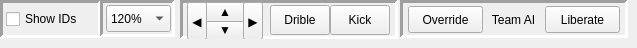
         <widget class="QWidget" name="tab_robots">
          <attribute name="title">
           <string>Robots</string>
          </attribute>
          <widget class="QFrame" name="frame_10">
           <property name="geometry">
            <rect>
             <x>400</x>
             <y>0</y>
             <width>228</width>
             <height>38</height>
            </rect>
           </property>
           <property name="frameShape">
            <enum>QFrame::Panel</enum>
           </property>
           <property name="frameShadow">
            <enum>QFrame::Sunken</enum>
           </property>
           <property name="lineWidth">
            <number>3</number>
           </property>
           <widget class="QPushButton" name="btn_override_none">
            <property name="geometry">
             <rect>
              <x>145</x>
              <y>6</y>
              <width>75</width>
              <height>27</height>
             </rect>
            </property>
            <property name="maximumSize">
             <size>
              <width>75</width>
              <height>16777215</height>
             </size>
            </property>
            <property name="focusPolicy">
             <enum>Qt::NoFocus</enum>
            </property>
            <property name="toolTip">
             <string>(Hotkey: Alt+O)  Disables manual control override on entire team</string>
            </property>
            <property name="text">
             <string>Liberate</string>
            </property>
           </widget>
           <widget class="QPushButton" name="btn_override_all">
            <property name="geometry">
             <rect>
              <x>8</x>
              <y>6</y>
              <width>75</width>
              <height>27</height>
             </rect>
            </property>
            <property name="maximumSize">
             <size>
              <width>75</width>
              <height>16777215</height>
             </size>
            </property>
            <property name="focusPolicy">
             <enum>Qt::NoFocus</enum>
            </property>
            <property name="toolTip">
             <string>(Hotkey: Ctrl+O)  Enables manual control override on entire team</string>
            </property>
            <property name="text">
             <string>Override</string>
            </property>
           </widget>
           <widget class="QLabel" name="label_6">
            <property name="geometry">
             <rect>
              <x>86</x>
              <y>11</y>
              <width>55</width>
              <height>17</height>
             </rect>
            </property>
            <property name="maximumSize">
             <size>
              <width>56</width>
              <height>500</height>
             </size>
            </property>
            <property name="text">
             <string>Team AI</string>
            </property>
            <property name="alignment">
             <set>Qt::AlignCenter</set>
            </property>
           </widget>
          </widget>
          <widget class="QFrame" name="frame_11">
           <property name="geometry">
            <rect>
             <x>180</x>
             <y>0</y>
             <width>218</width>
             <height>39</height>
            </rect>
           </property>
           <property name="frameShape">
            <enum>QFrame::Panel</enum>
           </property>
           <property name="frameShadow">
            <enum>QFrame::Sunken</enum>
           </property>
           <property name="lineWidth">
            <number>3</number>
           </property>
           <widget class="QPushButton" name="btn_botKick">
            <property name="geometry">
             <rect>
              <x>150</x>
              <y>5</y>
              <width>60</width>
              <height>30</height>
             </rect>
            </property>
            <property name="focusPolicy">
             <enum>Qt::NoFocus</enum>
            </property>
            <property name="toolTip">
             <string>(Hotkey: SPACEBAR) Kick with selected robot</string>
            </property>
            <property name="text">
             <string>Kick</string>
            </property>
           </widget>
           <widget class="QToolButton" name="btn_botReverse">
            <property name="geometry">
             <rect>
              <x>25</x>
              <y>20</y>
              <width>40</width>
              <height>20</height>
             </rect>
            </property>
            <property name="focusPolicy">
             <enum>Qt::NoFocus</enum>
            </property>
            <property name="toolTip">
             <string>(Hotkey: S) Move selected robot backward</string>
            </property>
            <property name="text">
             <string>▼</string>
            </property>
           </widget>
           <widget class="QPushButton" name="btn_botDrible">
            <property name="geometry">
             <rect>
              <x>90</x>
              <y>5</y>
              <width>60</width>
              <height>30</height>
             </rect>
            </property>
            <property name="focusPolicy">
             <enum>Qt::NoFocus</enum>
            </property>
            <property name="toolTip">
             <string>(Hotkey: J) Drible with selected robot</string>
            </property>
            <property name="text">
             <string>Drible</string>
            </property>
           </widget>
           <widget class="QToolButton" name="btn_botForward">
            <property name="geometry">
             <rect>
              <x>25</x>
              <y>2</y>
              <width>40</width>
              <height>20</height>
             </rect>
            </property>
            <property name="font">
             <font>
              <weight>50</weight>
              <bold>false</bold>
             </font>
            </property>
            <property name="focusPolicy">
             <enum>Qt::NoFocus</enum>
            </property>
            <property name="toolTip">
             <string>(Hotkey: W) Move selected robot forward</string>
            </property>
            <property name="text">
             <string>▲</string>
            </property>
           </widget>
           <widget class="QToolButton" name="btn_botTurnLeft">
            <property name="geometry">
             <rect>
              <x>7</x>
              <y>2</y>
              <width>20</width>
              <height>38</height>
             </rect>
            </property>
            <property name="focusPolicy">
             <enum>Qt::NoFocus</enum>
            </property>
            <property name="toolTip">
             <string>(Hotkey: A) Turn selected robot left</string>
            </property>
            <property name="text">
             <string>◀</string>
            </property>
           </widget>
           <widget class="QToolButton" name="btn_botTurnRight">
            <property name="geometry">
             <rect>
              <x>63</x>
              <y>2</y>
              <width>20</width>
              <height>38</height>
             </rect>
            </property>
            <property name="focusPolicy">
             <enum>Qt::NoFocus</enum>
            </property>
            <property name="toolTip">
             <string>(Hotkey: D) Turn selected robot right</string>
            </property>
            <property name="text">
             <string>▶</string>
            </property>
           </widget>
          </widget>
          <widget class="QFrame" name="frame_12">
           <property name="geometry">
            <rect>
             <x>0</x>
             <y>0</y>
             <width>101</width>
             <height>38</height>
            </rect>
           </property>
           <property name="frameShape">
            <enum>QFrame::Panel</enum>
           </property>
           <property name="frameShadow">
            <enum>QFrame::Sunken</enum>
           </property>
           <property name="lineWidth">
            <number>3</number>
           </property>
           <widget class="QCheckBox" name="check_showIDs">
            <property name="geometry">
             <rect>
              <x>6</x>
              <y>8</y>
              <width>88</width>
              <height>22</height>
             </rect>
            </property>
            <property name="maximumSize">
             <size>
              <width>95</width>
              <height>16777215</height>
             </size>
            </property>
            <property name="focusPolicy">
             <enum>Qt::NoFocus</enum>
            </property>
            <property name="toolTip">
             <string>Show Robot Identification Numbers</string>
            </property>
            <property name="text">
             <string>Show IDs</string>
            </property>
            <property name="checked">
             <bool>false</bool>
            </property>
           </widget>
          </widget>
          <widget class="QFrame" name="frame_13">
           <property name="geometry">
            <rect>
             <x>100</x>
             <y>0</y>
             <width>75</width>
             <height>37</height>
            </rect>
           </property>
           <property name="frameShape">
            <enum>QFrame::Panel</enum>
           </property>
           <property name="frameShadow">
            <enum>QFrame::Sunken</enum>
           </property>
           <property name="lineWidth">
            <number>3</number>
           </property>
           <widget class="QComboBox" name="combo_botScale">
            <property name="geometry">
             <rect>
              <x>6</x>
              <y>5</y>
              <width>65</width>
              <height>27</height>
             </rect>
            </property>
            <property name="maximumSize">
             <size>
              <width>65</width>
              <height>16777215</height>
             </size>
            </property>
            <property name="toolTip">
             <string>Robot Scale</string>
            </property>
            <property name="currentText">
             <string>120%</string>
            </property>
            <property name="currentIndex">
             <number>1</number>
            </property>
            <item>
             <property name="text">
              <string>150%</string>
             </property>
            </item>
            <item>
             <property name="text">
              <string>120%</string>
             </property>
            </item>
            <item>
             <property name="text">
              <string>100%</string>
             </property>
            </item>
           </widget>
          </widget>
         </widget>
